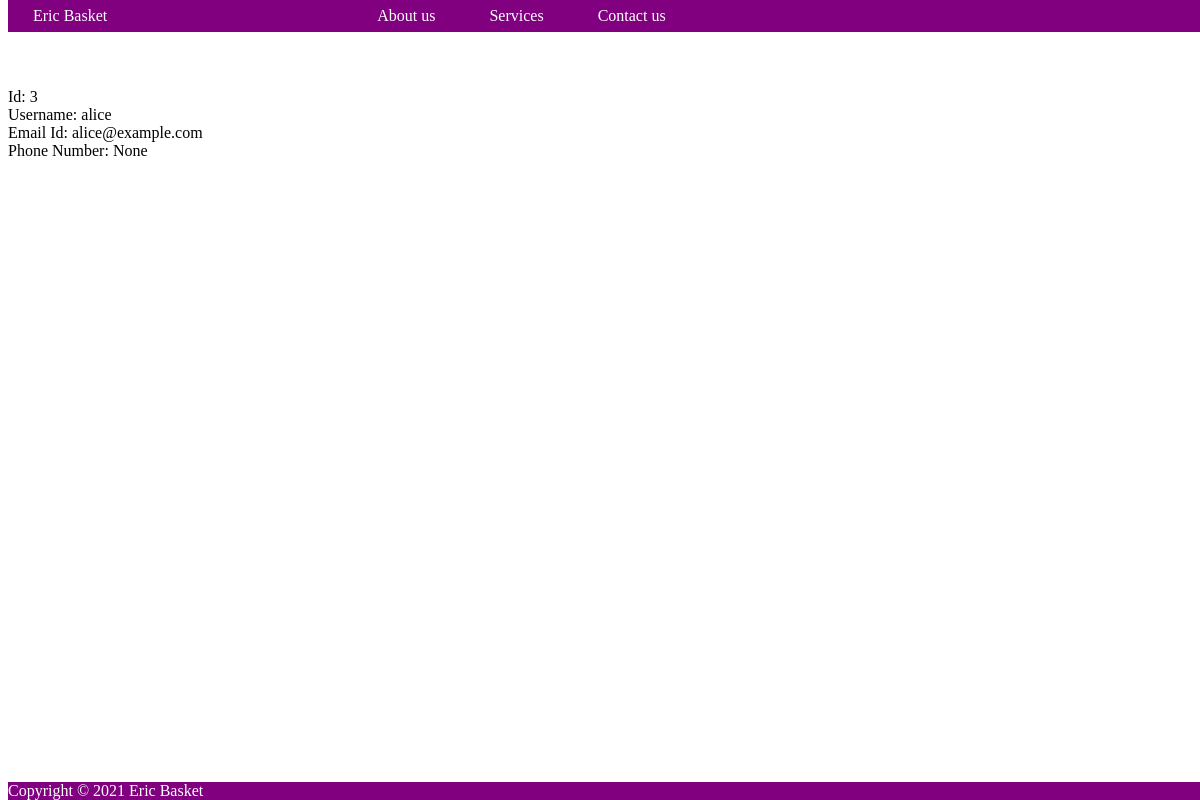
/userdetail/3/, run on the app's committed database.
### project_app1/models.py (models this page shows, shortened)
class RegisteredUser(models.Model):
    name = models.CharField(max_length=100)
    emailid = models.CharField(max_length=100)
    phoneNum = models.CharField(blank=True, null=True, max_length=20)
    password = models.CharField(max_length=30)

### project_app1/views.py (the view)
# urls.py: path("userdetail/<int:pk>/", views.UserDetailView.as_view(template_name="user_detail.html"), name="userdetail"),
class UserDetailView(DetailView):
    model = RegisteredUser

### project_app1/templates/user_detail.html (shortened to what this page needs)
{% extends 'base.html' %}
    {% block content %}
        Id: {{ object.id }}<br>
        Username: {{ object.name }}<br>
        Email Id: {{ object.emailid }}<br>
        Phone Number: {{ object.phoneNum }}<br>
    {% endblock content %}

### project_app1/templates/base.html (style rules this page uses)
body { padding-top: 80px; padding-bottom: 80px; }

### data on the page
RegisteredUser: id "3", name "alice", emailid "alice@example.com", phoneNum "None"
